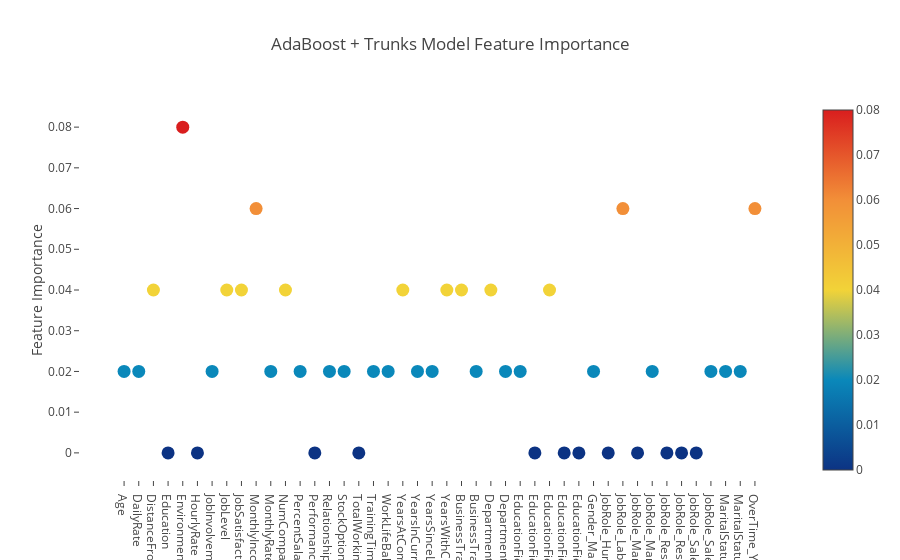

The notebook cell saved with this chart:
### Markdown cell above
So this classifier reaches recall metric current record, hovewer its precision is quite low. F1 is also the best of all for now.

### Code cell
plot_importances('AdaBoost + Trunks', adt)

### Figure 1 — Plotly figure (JSON) as saved in the notebook; plotly's stock layout.template omitted (floating-point values rounded to 4 significant figures)
{"data": [{"marker": {"color": [0.02, 0.02, 0.04, 0, 0.08, 0, 0.02, 0.04, 0.04, 0.06, 0.02, 0.04, 0.02, 0, 0.02, 0.02, 0, 0.02, 0.02, 0.04, 0.02, 0.02, 0.04, 0.04, 0.02, 0.04, 0.02, 0.02, 0, 0.04, 0, 0, 0.02, 0, 0.06, 0, 0.02, 0, 0, 0, 0.02, 0.02, 0.02, 0.06], "colorscale": "Portland", "showscale": true, "size": 13, "sizemode": "diameter", "sizeref": 1}, "mode": "markers", "text": ["Age", "DailyRate", "DistanceFromHome", "Education", "EnvironmentSatisfaction", "HourlyRate", "JobInvolvement", "JobLevel", "JobSatisfaction", "MonthlyIncome", "MonthlyRate", "NumCompaniesWorked", "PercentSalaryHike", "PerformanceRating", "RelationshipSatisfaction", "StockOptionLevel", "TotalWorkingYears", "TrainingTimesLastYear", "WorkLifeBalance", "YearsAtCompany", "YearsInCurrentRole", "YearsSinceLastPromotion", "YearsWithCurrManager", "BusinessTravel_Travel_Frequently", "BusinessTravel_Travel_Rarely", "Department_Research & Development", "Department_Sales", "EducationField_Life Sciences", "EducationField_Marketing", "EducationField_Medical", "EducationField_Other", "EducationField_Technical Degree", "Gender_Male", "JobRole_Human Resources", "JobRole_Laboratory Technician", "JobRole_Manager", "JobRole_Manufacturing Director", "JobRole_Research Director", "JobRole_Research Scientist", "JobRole_Sales Executive", "JobRole_Sales Representative", "MaritalStatus_Married", "MaritalStatus_Single", "OverTime_Yes"], "type": "scatter", "x": ["Age", "DailyRate", "DistanceFromHome", "Education", "EnvironmentSatisfaction", "HourlyRate", "JobInvolvement", "JobLevel", "JobSatisfaction", "MonthlyIncome", "MonthlyRate", "NumCompaniesWorked", "PercentSalaryHike", "PerformanceRating", "RelationshipSatisfaction", "StockOptionLevel", "TotalWorkingYears", "TrainingTimesLastYear", "WorkLifeBalance", "YearsAtCompany", "YearsInCurrentRole", "YearsSinceLastPromotion", "YearsWithCurrManager", "BusinessTravel_Travel_Frequently", "BusinessTravel_Travel_Rarely", "Department_Research & Development", "Department_Sales", "EducationField_Life Sciences", "EducationField_Marketing", "EducationField_Medical", "EducationField_Other", "EducationField_Technical Degree", "Gender_Male", "JobRole_Human Resources", "JobRole_Laboratory Technician", "JobRole_Manager", "JobRole_Manufacturing Director", "JobRole_Research Director", "JobRole_Research Scientist", "JobRole_Sales Executive", "JobRole_Sales Representative", "MaritalStatus_Married", "MaritalStatus_Single", "OverTime_Yes"], "y": [0.02, 0.02, 0.04, 0, 0.08, 0, 0.02, 0.04, 0.04, 0.06, 0.02, 0.04, 0.02, 0, 0.02, 0.02, 0, 0.02, 0.02, 0.04, 0.02, 0.02, 0.04, 0.04, 0.02, 0.04, 0.02, 0.02, 0, 0.04, 0, 0, 0.02, 0, 0.06, 0, 0.02, 0, 0, 0, 0.02, 0.02, 0.02, 0.06]}], "layout": {"autosize": true, "hovermode": "closest", "showlegend": false, "title": "AdaBoost + Trunks Model Feature Importance", "xaxis": {"showgrid": false, "showline": false, "ticklen": 5, "zeroline": false}, "yaxis": {"gridwidth": 2, "showgrid": false, "ticklen": 5, "title": "Feature Importance", "zeroline": false}}}
